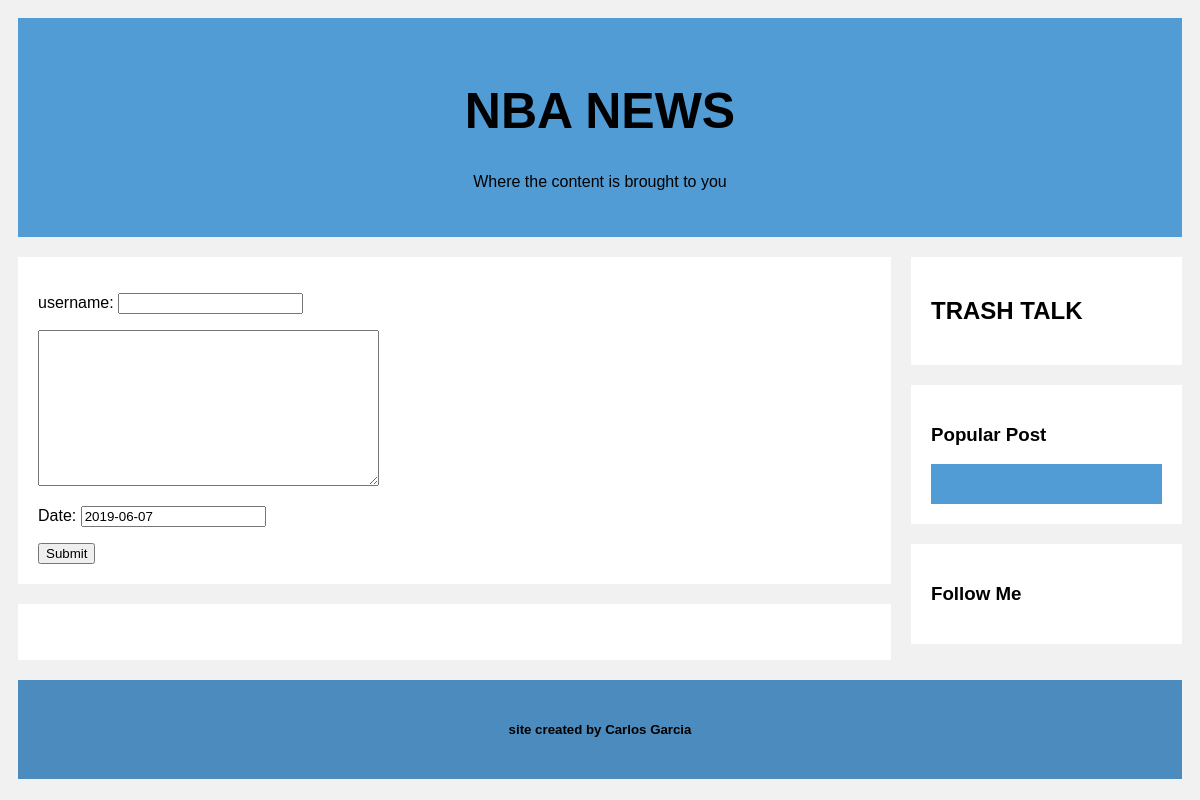
Before: / with the older database file.
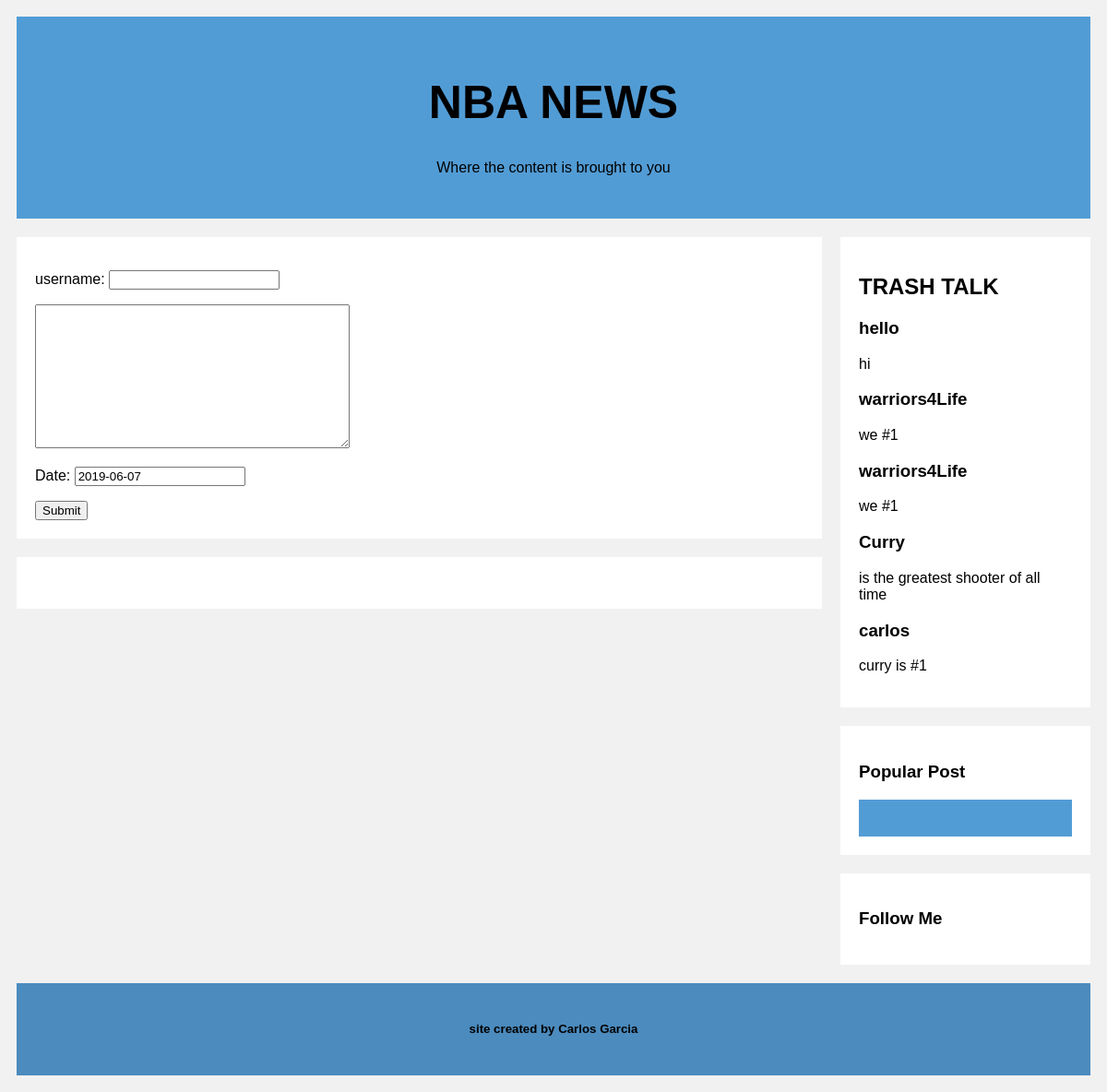
After: the same page with the newer database file.
### sportsapp/models.py (models this page shows, shortened)
class PostModel(models.Model):
    title = models.CharField(max_length=100)
    content = models.TextField(max_length=140)
    dateCreated = models.DateField(default=timezone.now)

### sportsapp/views.py (the view, shortened to what this page needs)
# urls.py: path('', views.index, name='index'),
def index(request):
    form = PostForm(request.POST or None)
    queryset = PostModel.objects.all().order_by('dateCreated')[:5]
    feeds = feedparser.parse('http://www.nba.com/rss/nba_rss.xml')
    context = {
        "object_list":  queryset,
        'feeds': feeds,
        'Postform': form,
    }
    return render(request, 'sportsapp/index.html', context)

### sportsapp/forms.py
class PostForm(forms.ModelForm):
    class Meta:
        model = PostModel
        labels = {'title': 'username', 'content': "",'dateCreated': 'Date' }
        exclude = ['id']

### sportsapp/templates/sportsapp/index.html (shortened to what this page needs)
<!DOCTYPE html>
<html lang="en">
<head>
    {% load static %}
    <link rel="stylesheet" href="{% static 'sportsapp/index.css' %}">
</head>
</html>
<body>
<div class="header">
    <h1>NBA NEWS</h1>
    <p>Where the content is brought to you</p>
</div>
<div class="row">
    <div class="leftcolumn">
        <div class="card">
            <form  method="POST">
                {{ Postform.as_p }}
                <button>Submit</button>
            </form>
        </div>
        {% block content %}
        <div class="card">
        </div>
        {% endblock content %}
    </div>
    <div class="rightcolumn">
        <div class="card">
            <h2>TRASH TALK</h2>
            {% for obj in object_list %}
            <h3 class="username">{{ obj.title}}</h3>
            <p>{{ obj.content }}</p>
            {% endfor %}
        </div>
        <div class="card">
            <h3>Popular Post</h3>
            <div class="fakeimg">
            </div>
        </div>
        <div class="card">
            <h3>Follow Me</h3>
        </div>
    </div>
</div>
<div class="footer">
    <h5>site created by Carlos Garcia </h5>
</div>
</body>
</html>

### sportsapp/static/sportsapp/index.css (style rules this page uses)
* { box-sizing: border-box; }
body { font-family: Arial; padding: 10px; background: #f1f1f1; }
.username { text-decoration-color: blue; }
.header { padding: 30px; text-align: center; background: #529cd5; }
.header h1 { font-size: 50px; }
.leftcolumn { float: left; width: 75%; }
.rightcolumn { float: left; width: 25%; background-color: #f1f1f1; padding-left: 20px; }
.fakeimg { background-color: #529cd5; width: 100%; padding: 20px; }
.card { background-color: white; padding: 20px; margin-top: 20px; }
.row:after { content: ""; display: table; clear: both; }
.footer { padding: 20px; text-align: center; background: #4b8bbe; margin-top: 20px; }

Changed rows visible on the page:
added PostModel: title "hello", content "hi"
added PostModel: title "warriors4Life", content "we #1"
added PostModel: title "warriors4Life", content "we #1"
added PostModel: title "Curry", content "is the greatest shooter of all time"
added PostModel: title "carlos", content "curry is #1"
